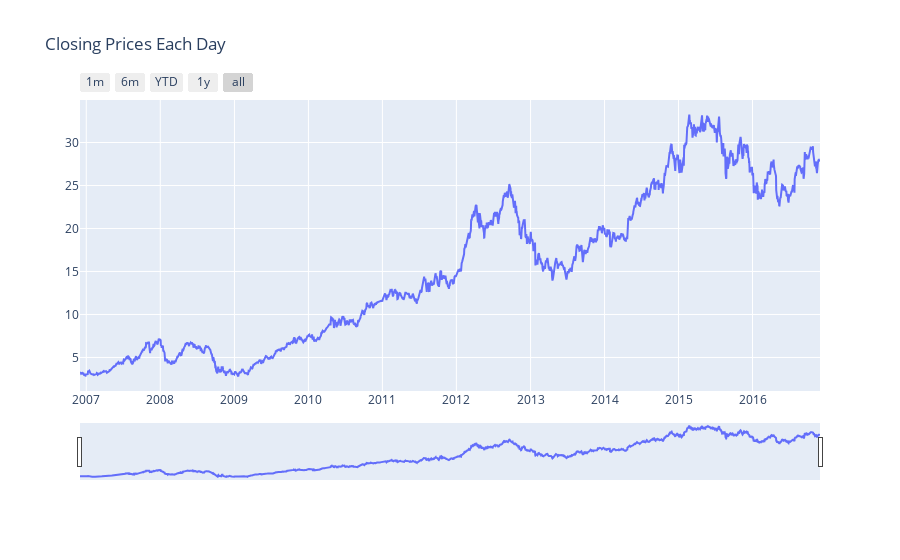

The notebook cell saved with this chart:
### Code cell
# a) lets create a graph showing the Closing Price for the start of each day

# Create figure
fig = go.Figure()

fig.add_trace(
    go.Scatter(x=list(data.Date), y=list(data.Close)))

# Set title
fig.update_layout(
    title_text="Closing Prices Each Day"
)

# Add range slider
fig.update_layout(
    xaxis=dict(
        rangeselector=dict(
            buttons=list([
                dict(count=1,
                     label="1m",
                     step="month",
                     stepmode="backward"),
                dict(count=6,
                     label="6m",
                     step="month",
                     stepmode="backward"),
                dict(count=1,
                     label="YTD",
                     step="year",
                     stepmode="todate"),
                dict(count=1,
                     label="1y",
                     step="year",
                     stepmode="backward"),
                dict(step="all")
            ])
        ),
        rangeslider=dict(
            visible=True
        ),
        type="date"
    )
)

fig.show()

### Figure 1 — Plotly figure (JSON) as saved in the notebook; plotly's stock layout.template omitted (floating-point values rounded to 4 significant figures; data arrays with more than 128 entries replaced by an {"elided": "..."} marker saying what was removed)
{"data": [{"type": "scatter", "x": {"elided": "2516 str values"}, "y": {"elided": "2516 float values"}}], "layout": {"title": {"text": "Closing Prices Each Day"}, "xaxis": {"rangeselector": {"buttons": [{"count": 1, "label": "1m", "step": "month", "stepmode": "backward"}, {"count": 6, "label": "6m", "step": "month", "stepmode": "backward"}, {"count": 1, "label": "YTD", "step": "year", "stepmode": "todate"}, {"count": 1, "label": "1y", "step": "year", "stepmode": "backward"}, {"step": "all"}]}, "rangeslider": {"visible": true}, "type": "date"}}}
